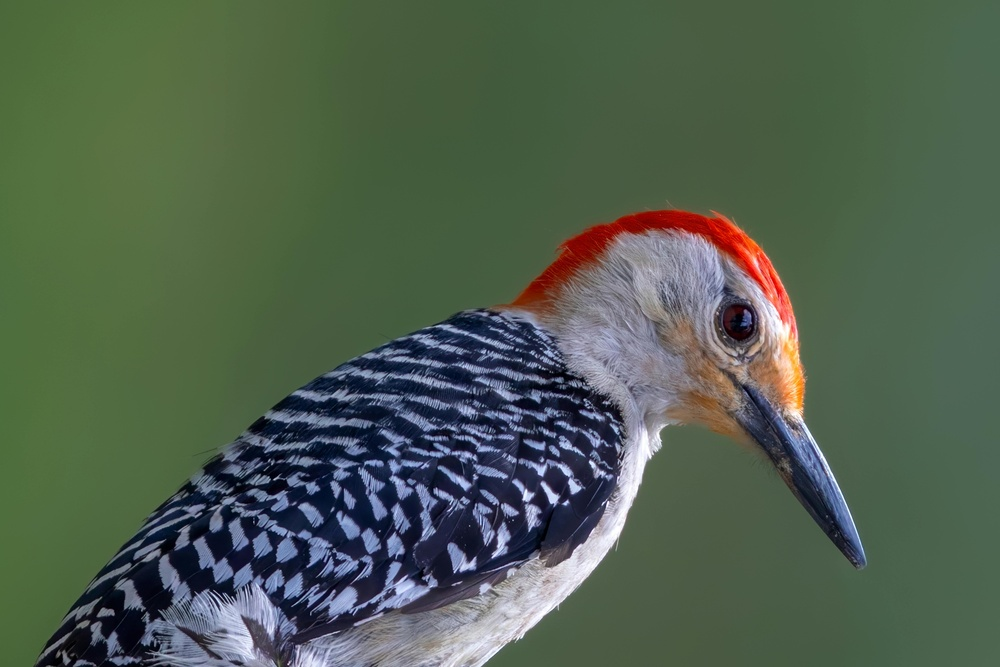
#> input picture Segmenta/Outra/pica.jpg, 1000 x 667 px, shrunk from 7536 x 5025 before the run, found by its file name
$ python urubu.py
#> lines starting #> are read from the running program, lines starting #| are printed output that depends on the picture; after the words box and inside, x2 and y2 are one past the last pixel; in counts of white or black regions, pixels touching at a corner belong together
import cv2
import numpy as np

# Carregar a imagem
imagem = cv2.imread('Segmenta/Outra/pica.jpg')
#> imagem is the input picture: shape (667, 1000, 3); mean B, G, R 79, 96.2, 80.4

# Converter a imagem para o espaço de cores HSV
hsv = cv2.cvtColor(imagem, cv2.COLOR_BGR2HSV)
#> hsv: shape (667, 1000, 3); mean H, S, V 68, 87.9, 104.4

# Definir os intervalos de cor para o verde no espaço HSV
verde_baixo = np.array([40, 50, 60])  # Valores mínimos de H, S, V
verde_alto = np.array([100, 255, 255])  # Valores máximos de H, S, V

# Criar uma máscara para o fundo verde
mascara_verde = cv2.inRange(hsv, verde_baixo, verde_alto)
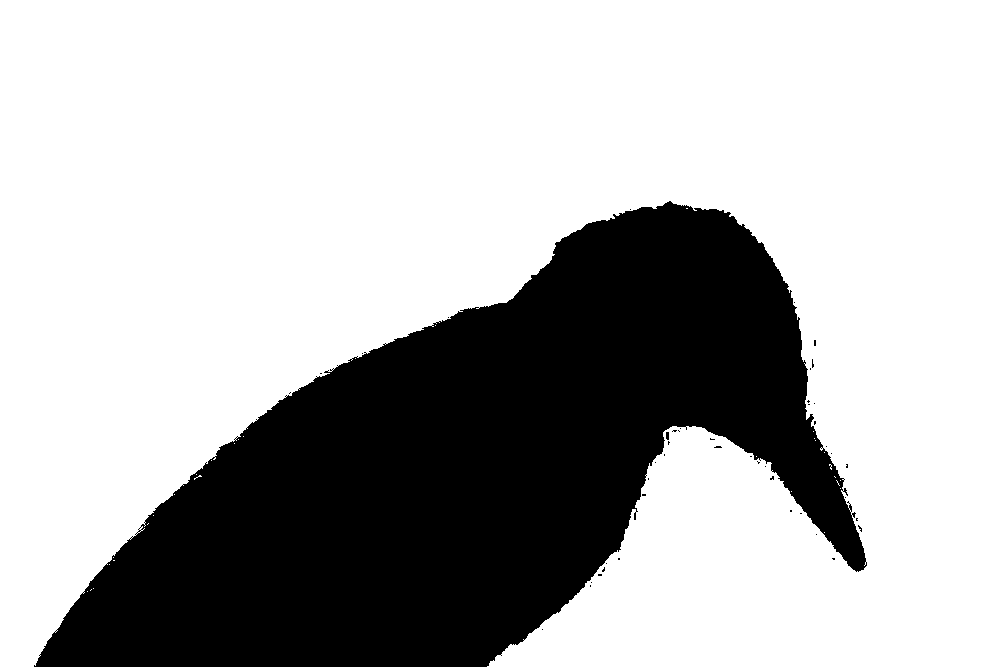
#> mascara_verde: shape (667, 1000); 70.4% white; 46 black regions (44 under 20 px), largest, box (x1, y1, x2, y2) and area: (34, 201, 867, 667) 197255, (666, 432, 669, 440) 23

# Inverter a máscara para obter o urubu
mascara_urubu = cv2.bitwise_not(mascara_verde)

# Aplicar a máscara invertida na imagem original para segmentar o urubu
urubu_segmentado = cv2.bitwise_and(imagem, imagem, mask=mascara_urubu)
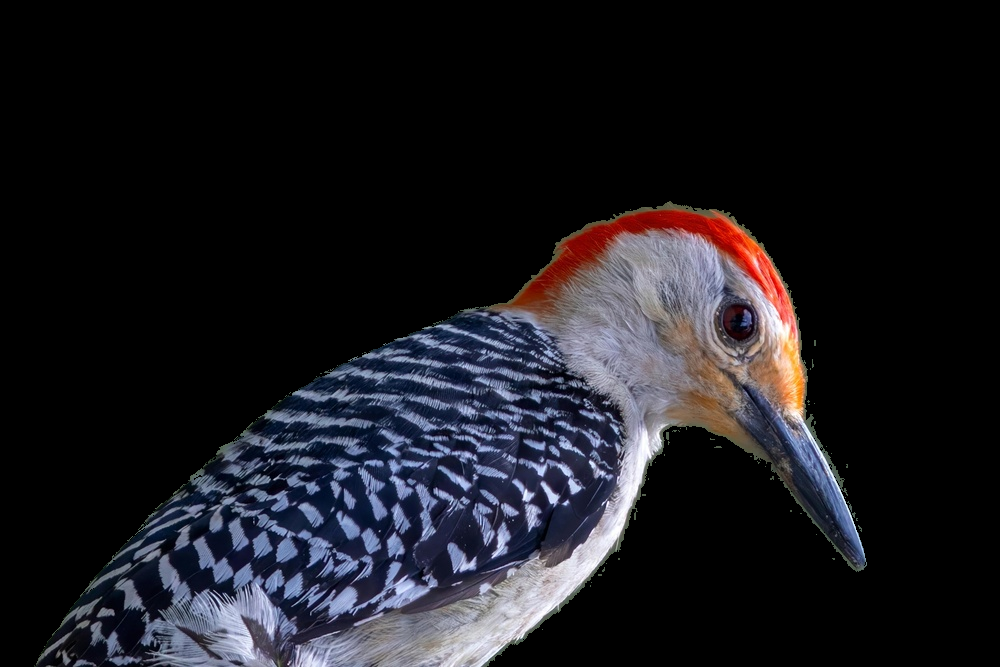
#> urubu_segmentado: shape (667, 1000, 3); mean B, G, R 31.5, 26.3, 26.9

# Definir os intervalos de cor para o tom de madeira no espaço HSV
madeira_baixo = np.array([0, 20, 0])  # Valores mínimos de H, S, V para marrom
madeira_alto = np.array([10, 10, 10])  # Valores máximos de H, S, V para marrom

# Criar uma máscara para o tom de madeira
mascara_madeira = cv2.inRange(hsv, madeira_baixo, madeira_alto)
#> mascara_madeira: shape (667, 1000); every value is 0

# Inverter a máscara de madeira para remover esses tons
mascara_sem_madeira = cv2.bitwise_not(mascara_madeira)
#> mascara_sem_madeira: shape (667, 1000); every value is 255

# Aplicar a máscara sem madeira na imagem segmentada
urubu_sem_madeira = cv2.bitwise_and(urubu_segmentado, urubu_segmentado, mask=mascara_sem_madeira)

# Salvar a imagem segmentada sem o tom de madeira
cv2.imwrite('urubu_sem_madeira.jpg', urubu_sem_madeira)

# Esperar até que uma tecla seja pressionada e fechar as janelas
cv2.waitKey(0)
cv2.destroyAllWindows()

$ run again, with Segmenta/Outra/galo.jpg copied over Segmenta/Outra/pica.jpg
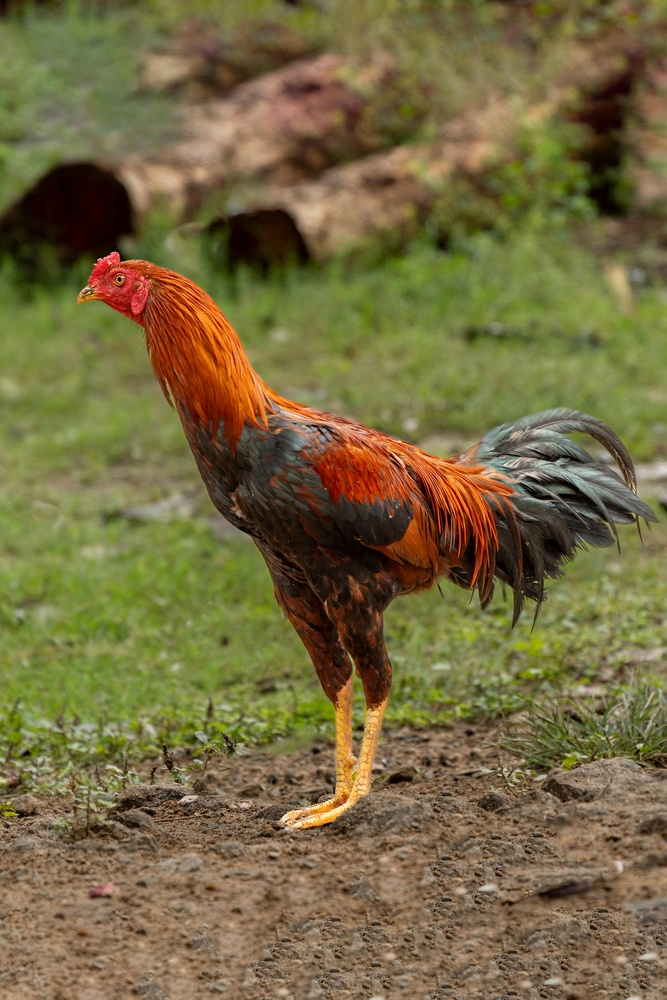
#> input picture Segmenta/Outra/galo.jpg, 667 x 1000 px, shrunk from 5463 x 8192 before the run, found by its file name
#> imagem is the input picture: shape (1000, 667, 3); mean B, G, R 65, 105.9, 118.1
#> hsv: shape (1000, 667, 3); mean H, S, V 23.8, 125.3, 122.2
#> `mascara_verde = cv2.inRange(hsv, verde_baixo, verde_alto)`:
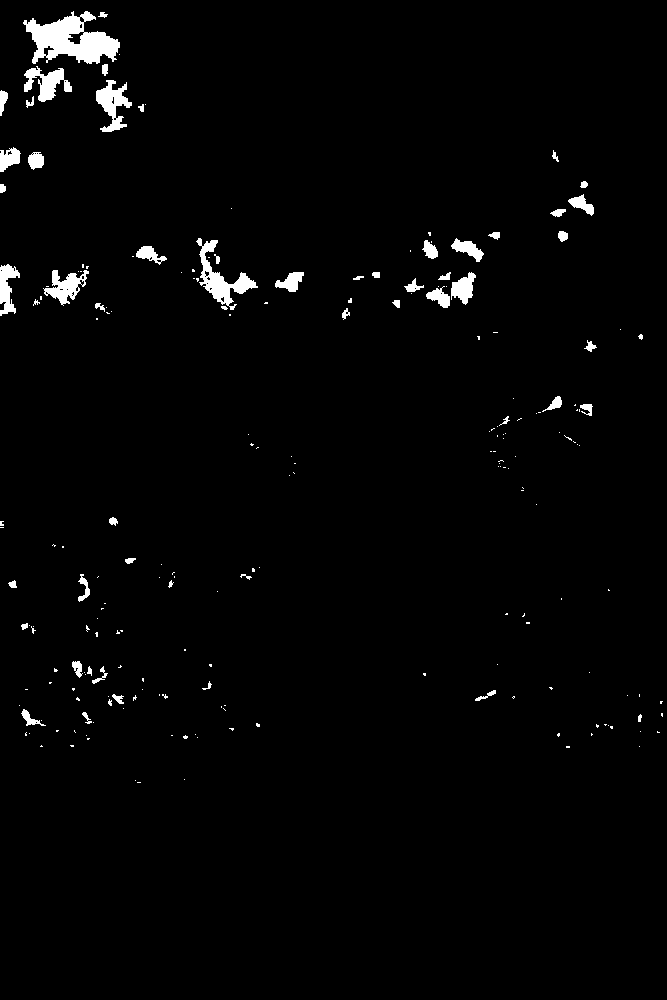
#> mascara_verde: shape (1000, 667); 1.9% white; 213 white regions (156 under 20 px), largest, box (x1, y1, x2, y2) and area: (23, 11, 120, 64) 2802, (196, 238, 258, 310) 1271, (96, 80, 132, 132) 888
#> `urubu_segmentado = cv2.bitwise_and(imagem, imagem, mask=mascara_urubu)`:
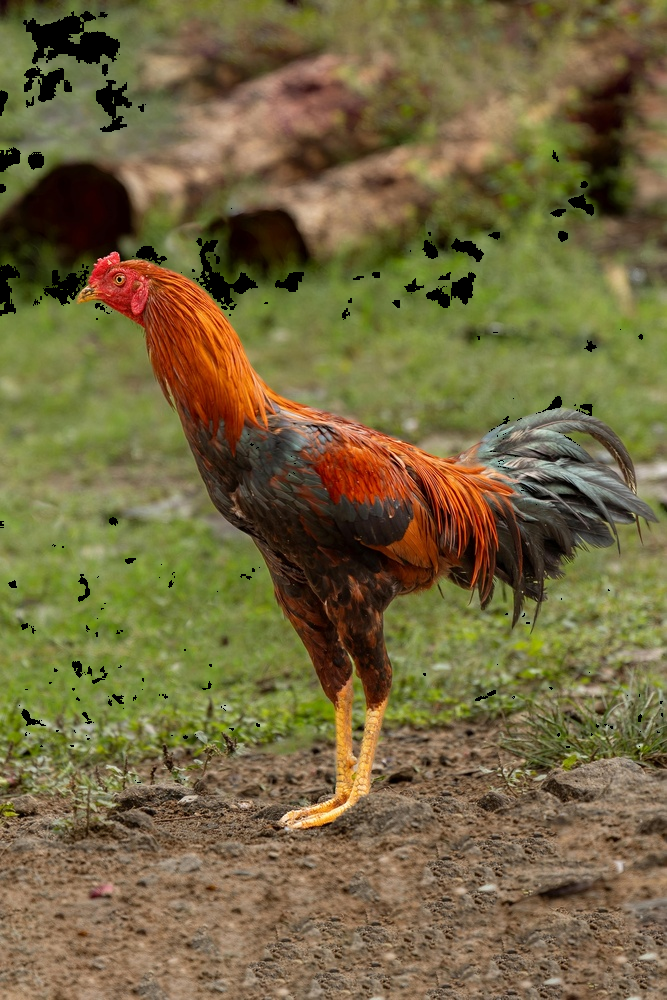
#> urubu_segmentado: shape (1000, 667, 3); mean B, G, R 63.8, 103.7, 116.2
#> mascara_madeira: shape (1000, 667); every value is 0
#> mascara_sem_madeira: shape (1000, 667); every value is 255
